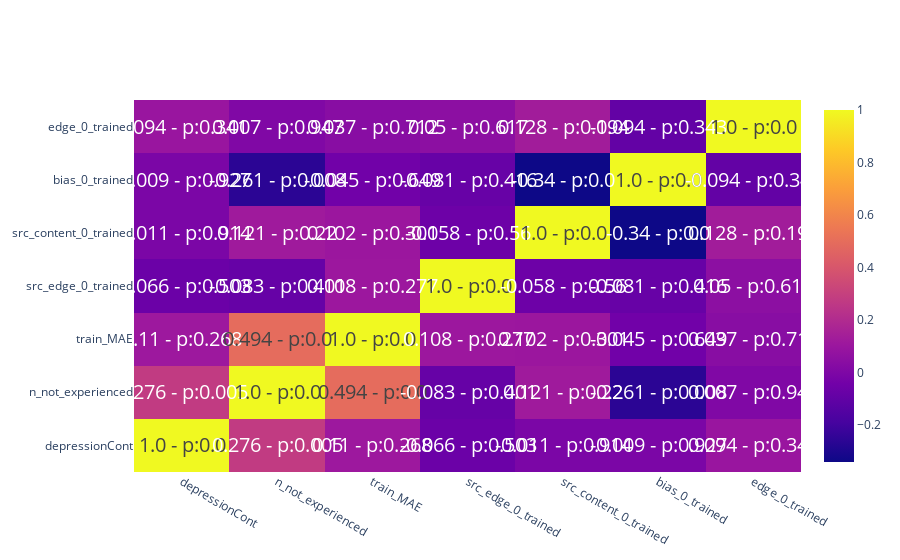

Notebook source saved alongside this figure:
### Code cell
var_names = ["depressionCont","n_not_experienced","train_MAE","src_edge_0_trained","src_content_0_trained","bias_0_trained","edge_0_trained"]

corr = []
p_values = []
for v_name in var_names:
    r,p = pearsonr(data[var_names].values,data[[v_name]].values)
    corr.append(r)
    p_values.append(p)

text = np.round(corr,3).astype(str)
p_values = np.round(p_values,3).astype(str)

for i in range(text.shape[0]):
    for j in range(text.shape[1]):
        text[i,j] = text[i,j] + " - p:" + p_values[i,j]


fig = go.Figure(data=go.Heatmap(
                    z= corr,
                    x = var_names,
                    y = var_names,
                    text= text,
                    texttemplate="%{text}",
                    textfont={"size":20}))
fig.update
fig.show()

### Figure 1 — Plotly figure (JSON) as saved in the notebook; plotly's stock layout.template omitted (floating-point values rounded to 4 significant figures)
{"data": [{"text": [["1.0 - p:0.0", "0.276 - p:0.005", "0.11 - p:0.268", "-0.066 - p:0.503", "-0.011 - p:0.914", "-0.009 - p:0.927", "0.094 - p:0.341"], ["0.276 - p:0.005", "1.0 - p:0.0", "0.494 - p:0.0", "-0.083 - p:0.401", "0.121 - p:0.22", "-0.261 - p:0.008", "0.007 - p:0.947"], ["0.11 - p:0.268", "0.494 - p:0.0", "1.0 - p:0.0", "0.108 - p:0.277", "0.102 - p:0.301", "-0.045 - p:0.649", "0.037 - p:0.712"], ["-0.066 - p:0.503", "-0.083 - p:0.401", "0.108 - p:0.277", "1.0 - p:0.0", "-0.058 - p:0.56", "-0.081 - p:0.416", "0.05 - p:0.617"], ["-0.011 - p:0.914", "0.121 - p:0.22", "0.102 - p:0.301", "-0.058 - p:0.56", "1.0 - p:0.0", "-0.34 - p:0.0", "0.128 - p:0.194"], ["-0.009 - p:0.927", "-0.261 - p:0.008", "-0.045 - p:0.649", "-0.081 - p:0.416", "-0.34 - p:0.0", "1.0 - p:0.0", "-0.094 - p:0.343"], ["0.094 - p:0.341", "0.007 - p:0.947", "0.037 - p:0.712", "0.05 - p:0.617", "0.128 - p:0.194", "-0.094 - p:0.343", "1.0 - p:0.0"]], "textfont": {"size": 20}, "texttemplate": "%{text}", "type": "heatmap", "x": ["depressionCont", "n_not_experienced", "train_MAE", "src_edge_0_trained", "src_content_0_trained", "bias_0_trained", "edge_0_trained"], "y": ["depressionCont", "n_not_experienced", "train_MAE", "src_edge_0_trained", "src_content_0_trained", "bias_0_trained", "edge_0_trained"], "z": [[1, 0.2763, 0.1095, -0.06643, -0.01072, -0.009133, 0.09423], [0.2763, 1.0, 0.4943, -0.08321, 0.1214, -0.2607, 0.006583], [0.1095, 0.4943, 1, 0.1077, 0.1025, -0.0451, 0.03664], [-0.06643, -0.08321, 0.1077, 1, -0.05779, -0.08063, 0.04966], [-0.01072, 0.1214, 0.1025, -0.05779, 1, -0.3401, 0.1284], [-0.009133, -0.2607, -0.0451, -0.08063, -0.3401, 1.0, -0.09395], [0.09423, 0.006583, 0.03664, 0.04966, 0.1284, -0.09395, 1]]}], "layout": {}}
